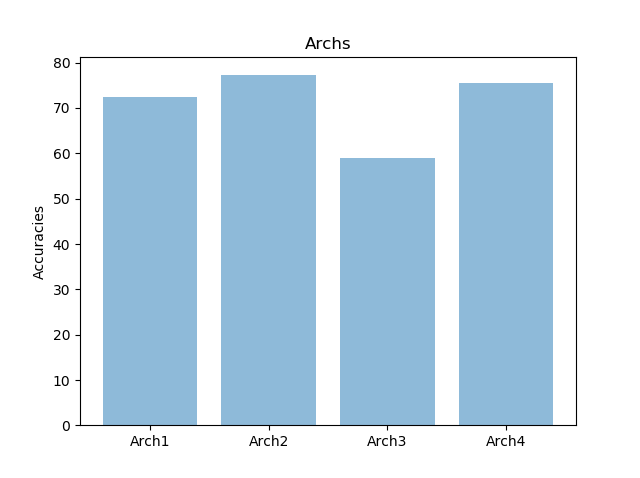

Write Python code to recreate this figure.
from data_processing import final_data , WIDTH , HEIGHT
from tensorflow import keras
import numpy as np
import matplotlib.pyplot as plt

image_size = WIDTH*HEIGHT
models = []

def extract_train_valid_test():
    train_data , validation_data ,test_data = final_data()

    X_train = list()
    Y_train = list()
    X_test = list()
    Y_test =  list()
    X_validation = list()
    Y_validation = list()
    
    for i in range(len(train_data)):
        X_train.append(train_data[i][:image_size])
        Y_train.append(train_data[i][image_size:])
    Y_train = [list(map(int, i)) for i in Y_train]
    for i in range(len(validation_data)):
        X_validation.append(validation_data[i][:image_size])
        Y_validation.append(validation_data[i][image_size:])
    Y_validation = [list(map(int, i)) for i in Y_validation]
    for i in range(len(test_data)):
        X_test.append(test_data[i][:image_size])
        Y_test.append(test_data[i][image_size:])
    Y_test = [list(map(int, i)) for i in Y_test]    

    return X_train, Y_train , X_validation , Y_validation , X_test , Y_test

def build_model(n_layers, activ_func_layers):
    model = keras.Sequential()
    model.add(keras.layers.Dense(n_layers[0], 
                                 activation=activ_func_layers[0], 
                                 input_shape=(image_size,)))
    for i in range(1, len(n_layers)):
        model.add(keras.layers.Dense(n_layers[i], 
                                     activation=activ_func_layers[i]))
    #model.summary()
    model.compile(loss='categorical_crossentropy', 
                  optimizer='adam', 
                  metrics=['accuracy'])
    return model


def k_fold_arch_NN(n_layers, activ_func_layers, k_fold=3):
    history_acc = []
    model = build_model(n_layers, activ_func_layers)
    models.append(model)
    for i in range(k_fold):
        X_train, Y_train , X_validation , Y_validation , X_test , Y_test = extract_train_valid_test()
        history = model.fit(X_train , Y_train ,epochs = 20 , validation_data=(X_validation , Y_validation) , batch_size=64)
        test_loss, test_acc = model.evaluate(X_test , Y_test)        
        Y_pred = model.predict(X_test)
        Y_pred = [int(np.argmax(i)) for i in Y_pred]
        history_acc.append(history.history['accuracy'][-1]) #last epoch acc
    return history_acc

accuraices = []
def experiment(n_layers, activ_func_layers, k_fold=5):
    history_acc = k_fold_arch_NN(n_layers, activ_func_layers, k_fold)
    accuraices.append(round(sum(history_acc)/len(history_acc)*100, 1))
    print(history_acc)
    print('model ACC: ', round(sum(history_acc)/len(history_acc)*100, 1), '%')

def report(modelsssss):
    for model in modelsssss:
        print(model.summary())
        
def report_plot_experiments():
    print(accuraices)
    objects = ('Arch1' , 'Arch2' , 'Arch3' ,'Arch4')
    y_pos = np.arange(len(objects))
    performance = accuraices
    plt.bar(y_pos, performance, align='center', alpha=0.5)
    plt.xticks(y_pos, objects)
    plt.ylabel('Accuracies')
    plt.title('Archs')


experiment([450, 220, 110, 50, 20, 10],
           ['relu', 'relu', 'relu', 'relu', 'relu', 'softmax'])


experiment([220, 50, 10],
           ['relu', 'relu', 'softmax'])


experiment([180, 30, 10],
           ['relu', 'relu', 'softmax'])


experiment([100, 10],
           ['relu', 'softmax'])


report(models)
report_plot_experiments()
